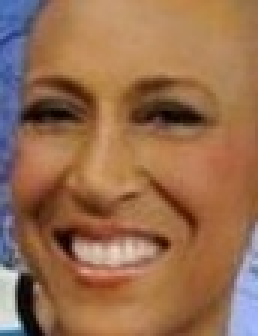
#> input picture Talleres/Taller_1/Punto_2/Training/female/133555.jpg.jpg, 86 x 112 px, given as the content of the folder inear_Algebra_In_Data_Science/Taller_1/Punto_2/Training/male, which was not available (shown 3 times larger)
$ jupyter execute KNN_gender.ipynb
#> lines starting #> are read from the running program, lines starting #| are printed output that depends on the picture; pictures that were not available may be replaced by others from this repository, and a replacement may not be noted
[cell 1]
import cv2
from sklearn.model_selection import train_test_split
import pandas as pd
import os
import matplotlib.pyplot as plt
import numpy as np
from sklearn import preprocessing
from sklearn.model_selection import train_test_split

[cell 2]
def show_images(train_images, class_names, train_labels, nb_samples = 12, nb_row = 4):
    plt.figure(figsize=(12, 12))
    for i in range(nb_samples):
        plt.subplot(nb_row, nb_row, i + 1)
        plt.xticks([])
        plt.yticks([])
        plt.grid(False)
        plt.imshow(train_images[i], cmap=plt.cm.binary)
        plt.xlabel("Male" if train_labels[i] == 0 else "Female")
    plt.show()

[cell 3]
def read_and_add_to_dataset(folder, label, dataset, labels):
#> called with label = 0
    target_width = 60  # Adjust these values as needed
    target_height = 60

    for filename, i in zip(os.listdir(folder),range(5000)):
        if filename.endswith(('.jpg', '.jpeg', '.png')):  # You can specify the image file extensions you have
            img_path = os.path.join(folder, filename)
            img = cv2.imread(img_path, cv2.IMREAD_GRAYSCALE)  # Load the image in grayscale
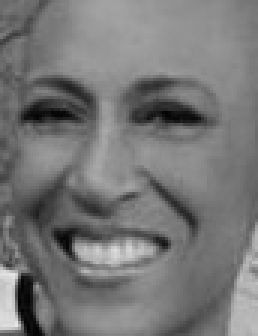
#> img: shape (112, 86) (shown 3 times larger); min 3, max 232, mean 118.5

            if img is not None:
                img = cv2.resize(img, (target_width, target_height))
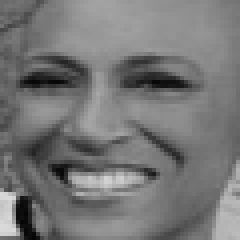
#> img: shape (60, 60) (shown 4 times larger); min 5, max 218, mean 118.4
                dataset.append(img.reshape(target_height*target_width))
                labels.append(label)
#> pass 2 of the loop in read_and_add_to_dataset, `for filename, i in zip(os.listdir(folder),range(5000)):`:
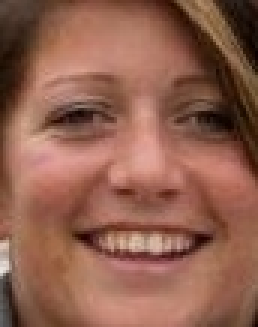
#> input picture Talleres/Taller_1/Punto_2/Training/female/133681.jpg.jpg, 86 x 109 px, found by its file name (shown 3 times larger)
#> in read_and_add_to_dataset (call 2), `img = cv2.imread(img_path, cv2.IMREAD_GRAYSCALE)`:
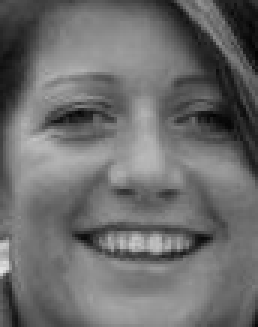
#> img: shape (109, 86) (shown 3 times larger); min 1, max 227, mean 108.5
#> in read_and_add_to_dataset (call 2), `img = cv2.resize(img, (target_width, target_height))`:
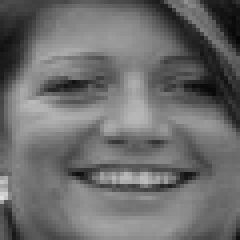
#> img: shape (60, 60) (shown 4 times larger); min 5, max 223, mean 108.4
#> pass 3 of the loop in read_and_add_to_dataset, `for filename, i in zip(os.listdir(folder),range(5000)):`:
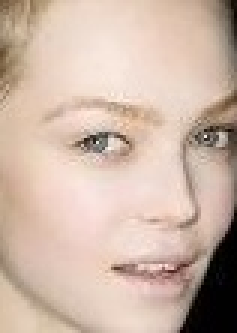
#> input picture Talleres/Taller_1/Punto_2/Training/female/133708.jpg.jpg, 79 x 111 px, found by its file name (shown 3 times larger)
#> in read_and_add_to_dataset (call 2), `img = cv2.imread(img_path, cv2.IMREAD_GRAYSCALE)`:
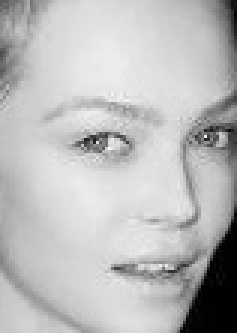
#> img: shape (111, 79) (shown 3 times larger); min 0, max 247, mean 186.8
#> in read_and_add_to_dataset (call 2), `img = cv2.resize(img, (target_width, target_height))`:
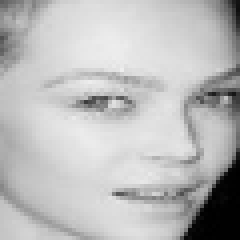
#> img: shape (60, 60) (shown 4 times larger); min 0, max 238, mean 186.7
#> the loop made 4 passes; the first 3 are shown
#> pass 2 of the loop in read_and_add_to_dataset, `for filename, i in zip(os.listdir(folder),range(5000)):`:
#> pass 3 of the loop in read_and_add_to_dataset, `for filename, i in zip(os.listdir(folder),range(5000)):`:
#> the loop made 4 passes; the first 3 are shown

male_folder_train = '/home/coberndorm/Documents/Semestre_IX/Linear_Algebra_In_Data_Science/Taller_1/Punto_2/Training/male'
female_folder_train = '/home/coberndorm/Documents/Semestre_IX/Linear_Algebra_In_Data_Science/Taller_1/Punto_2/Training/female'

dataset_train = []
labels_train = []

# Read male images and add them to the dataset with label 0
read_and_add_to_dataset(male_folder_train, 0, dataset_train, labels_train)

# Read female images and add them to the dataset with label 1
read_and_add_to_dataset(female_folder_train, 1, dataset_train, labels_train)


male_folder_valid = '/home/coberndorm/Documents/Semestre_IX/Linear_Algebra_In_Data_Science/Taller_1/Punto_2/Validation/male'
female_folder_valid = '/home/coberndorm/Documents/Semestre_IX/Linear_Algebra_In_Data_Science/Taller_1/Punto_2/Validation/female'

dataset_valid = []
labels_valid = []

# Read male images and add them to the dataset with label 0
read_and_add_to_dataset(male_folder_valid, 0, dataset_valid, labels_valid)

# Read female images and add them to the dataset with label 1
read_and_add_to_dataset(female_folder_valid, 1, dataset_valid, labels_valid)

[cell 4]
dataset_train = np.array(dataset_train); labels_train=np.array(labels_train)
dataset_valid = np.array(dataset_valid); labels_valid=np.array(labels_valid)

[cell 5]
data = np.hstack((dataset_train, labels_train.reshape(-1,1)))
dataset_train = np.random.permutation(data)

dataset_valid = np.hstack((dataset_valid, labels_valid.reshape(-1,1)))

[cell 6]
dataset_train[0]

[cell 7]
# Normalization
labels_train, dataset_train = dataset_train[:,-1], dataset_train[:,:-1]/255
labels_valid, dataset_valid = dataset_valid[:,-1], dataset_valid[:,:-1]/255

[cell 8]
img = np.array([x.reshape(60,60) for x in dataset_train[0:100,:]])
show_images(img, None, labels_train[0:100], nb_samples=4, nb_row=2)
#> in show_images, `plt.show()`:
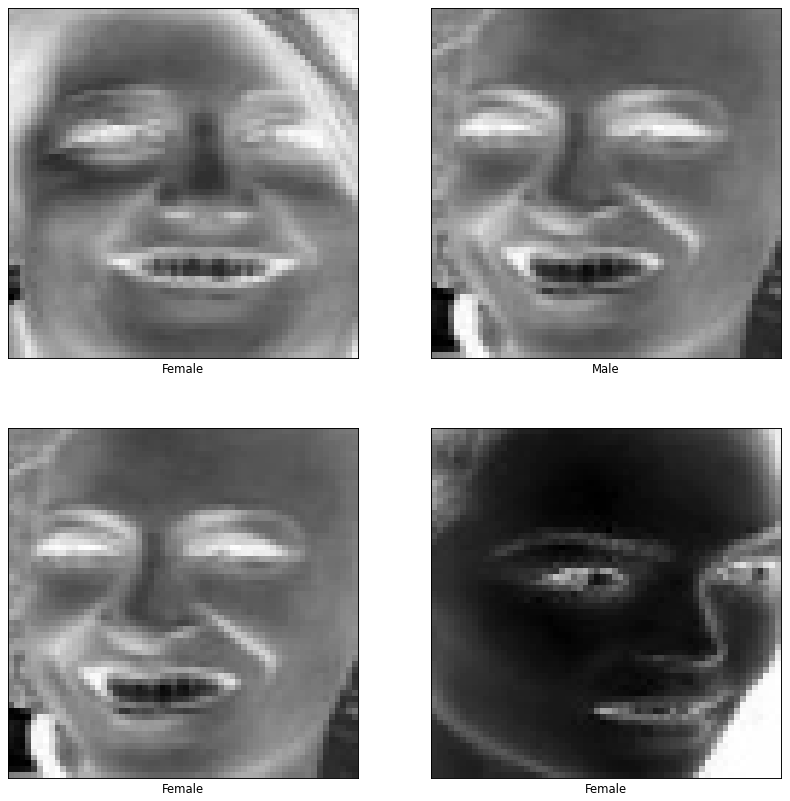
#> figure drawn by matplotlib, 4 panels
